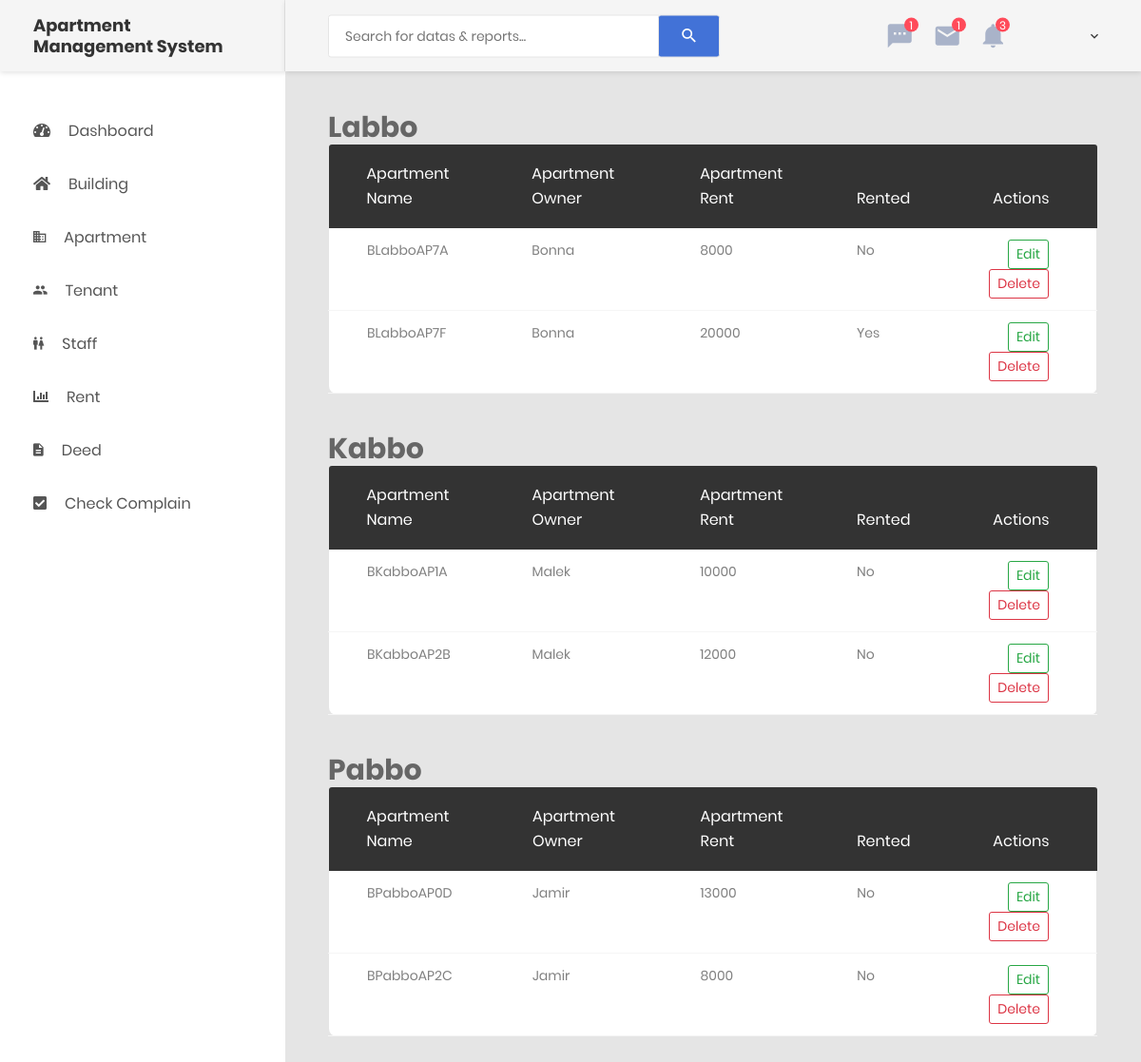
The app's page /apt-list.php with its own data.
### tables this page shows
CREATE TABLE `building` (
  `buildingID` int(11) NOT NULL,
  `buildingName` varchar(255) NOT NULL,
  `buildingLoc` varchar(255) NOT NULL,
  `buildingStor` int(11) NOT NULL
);

CREATE TABLE `apartment` (
  `apartmentID` int(11) NOT NULL,
  `apartmentName` varchar(255) NOT NULL,
  `building` varchar(255) NOT NULL,
  `aptOwner` varchar(255) NOT NULL,
  `aptFair` int(11) NOT NULL,
  `tenantName` varchar(255) DEFAULT NULL
);

### includes/db-config.php (called while the page is built, shortened)
<?php
$tenant = 'tenant';
$building = 'building';
$apartment = 'apartment';

### apt-list.php (the view, shortened to what this page needs)
<?php
include ROOT . '/includes/db-config.php';
include ROOT . '/includes/header.php';
include ROOT . '/includes/sidebar.php'; ?>
<div class="page-container">
    <?php
    include ROOT . '/includes/header-desktop.php';
    ?>
    <?php
    $sqlforbld = "SELECT buildingName FROM $building";
    $resultforbld = mysqli_query($mysqli, $sqlforbld) or die(mysqli_error($mysqli));
    ?>
    <div class="main-content">
        <div class="section__content section__content--p30">
            <div class="container-fluid">
                <div class="row">
                    <?php
                    while ($dataforbld = $resultforbld->fetch_assoc()) {
                        $dtfbld = $dataforbld['buildingName'];
                        $sqlforb01 = "SELECT * FROM $apartment WHERE building = '$dtfbld'";
                        $resultforb01 = mysqli_query($mysqli, $sqlforb01) or die(mysqli_error($mysqli));
                        ?>
                        <div class="col-lg-12">
                            <h2 class="building__header">
                                <a class="custom__a" href="/ams/single-bld.php?bld=<?= $dataforbld['buildingName'] ?>
                                "><?= $dataforbld['buildingName'] ?></a>
                            </h2>
                            <div class="table-responsive m-b-40">
                                <table class="table table-borderless table-data3">
                                    <thead>
                                        <tr>
                                            <th>Apartment Name</th>
                                            <th>Apartment Owner</th>
                                            <th>Apartment Rent</th>
                                            <th>Rented</th>
                                            <th>Actions</th>
                                        </tr>
                                    </thead>
                                    <tbody>
                                        <?php while ($dataforb01 = $resultforb01->fetch_assoc()) {
                                            $ct = $dataforb01['apartmentName'];
                                            $checktenant = "SELECT * FROM $tenant WHERE apartmentName = '$ct'";
                                            $checktenantrun = mysqli_query($mysqli, $checktenant) or die(mysqli_error($mysqli));
                                            $numoforws = mysqli_num_rows($checktenantrun);
                                            ?>
                                            <tr>
                                                <td>
                                                    <?= $dataforb01['apartmentName'] ?>
                                                </td>
                                                <td>
                                                    <?= $dataforb01['aptOwner'] ?>
                                                </td>
                                                <td>
                                                    <?= $dataforb01['aptFair'] ?>
                                                </td>
                                                <td>
                                                    <?php if ($numoforws > 0) { ?>
                                                        Yes
                                                    <?php } else { ?>
                                                        No
                                                    <?php } ?>
                                                </td>
                                                <td>
                                                    <div>
                                                        <button type="button" class="btn btn-outline-success btn-sm"
                                                            onclick="window.location='/ams/edit-apt.php?apt=<?= $dataforb01['apartmentName'] ?>';">Edit</button>
                                                        <button type="button" class="btn btn-outline-danger btn-sm"
                                                            onclick="window.location='/ams/del-apt.php?apt=<?= $dataforb01['apartmentName'] ?>';">Delete</button>
                                                    </div>
                                                </td>
                                            </tr>
                                        <?php } ?>
                                    </tbody>
                                </table>
                            </div>
                        </div>
                    <?php } ?>
                </div>
            </div>
        </div>
    </div>
</div>
<?php
include ROOT . '/includes/footer.php';
?>

### css/custom.css (style rules this page uses)
.custom__a { color: #666666; }
.building__header { display: flex; gap: 2vh; }

### records on screen
building: buildingName "Labbo"
apartment: apartmentName "BLabboAP7A", aptOwner "Bonna", aptFair "8000", shows "No"
apartment: apartmentName "BLabboAP7F", aptOwner "Bonna", aptFair "20000", shows "Yes"
building: buildingName "Kabbo"
apartment: apartmentName "BKabboAP1A", aptOwner "Malek", aptFair "10000", shows "No"
apartment: apartmentName "BKabboAP2B", aptOwner "Malek", aptFair "12000", shows "No"
building: buildingName "Pabbo"
apartment: apartmentName "BPabboAP0D", aptOwner "Jamir", aptFair "13000", shows "No"
apartment: apartmentName "BPabboAP2C", aptOwner "Jamir", aptFair "8000", shows "No"
